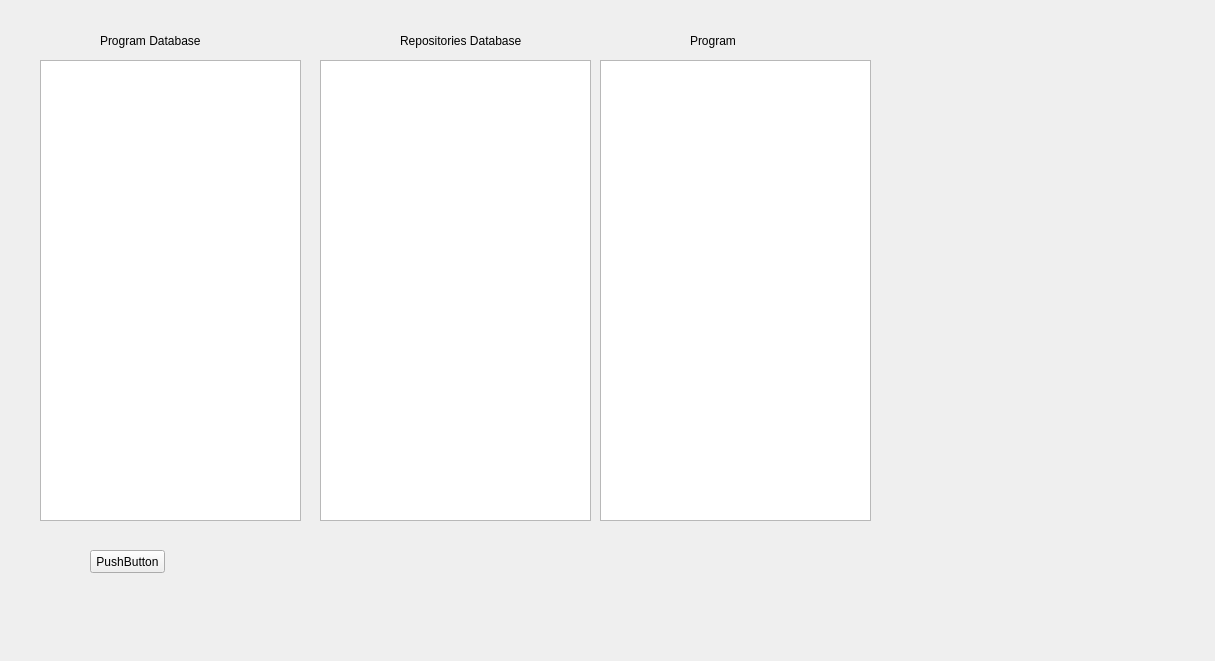
<?xml version="1.0" encoding="UTF-8"?>
<ui version="4.0">
 <class>Form</class>
 <widget class="QWidget" name="Form">
  <property name="geometry">
   <rect>
    <x>0</x>
    <y>0</y>
    <width>1215</width>
    <height>661</height>
   </rect>
  </property>
  <property name="windowTitle">
   <string>Form</string>
  </property>
  <widget class="QTableWidget" name="tableWidget_project_repositories_database">
   <property name="geometry">
    <rect>
     <x>40</x>
     <y>60</y>
     <width>261</width>
     <height>461</height>
    </rect>
   </property>
  </widget>
  <widget class="QTableWidget" name="tableWidget_project_repositories_database_2">
   <property name="geometry">
    <rect>
     <x>320</x>
     <y>60</y>
     <width>271</width>
     <height>461</height>
    </rect>
   </property>
  </widget>
  <widget class="QTableWidget" name="tableWidget_project_repositories_database_3">
   <property name="geometry">
    <rect>
     <x>600</x>
     <y>60</y>
     <width>271</width>
     <height>461</height>
    </rect>
   </property>
  </widget>
  <widget class="QPushButton" name="pushButton">
   <property name="geometry">
    <rect>
     <x>90</x>
     <y>550</y>
     <width>75</width>
     <height>23</height>
    </rect>
   </property>
   <property name="text">
    <string>PushButton</string>
   </property>
  </widget>
  <widget class="QLabel" name="label">
   <property name="geometry">
    <rect>
     <x>400</x>
     <y>30</y>
     <width>121</width>
     <height>21</height>
    </rect>
   </property>
   <property name="text">
    <string>Repositories Database</string>
   </property>
  </widget>
  <widget class="QLabel" name="label_2">
   <property name="geometry">
    <rect>
     <x>100</x>
     <y>30</y>
     <width>121</width>
     <height>21</height>
    </rect>
   </property>
   <property name="text">
    <string>Program Database</string>
   </property>
  </widget>
  <widget class="QLabel" name="label_3">
   <property name="geometry">
    <rect>
     <x>690</x>
     <y>30</y>
     <width>121</width>
     <height>21</height>
    </rect>
   </property>
   <property name="text">
    <string>Program</string>
   </property>
  </widget>
 </widget>
 <resources/>
 <connections/>
</ui>
